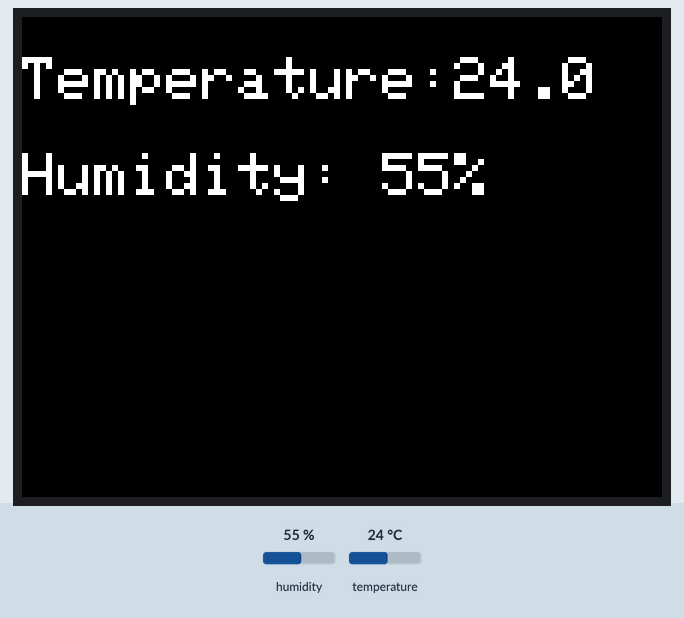
This sketch was run on a simulated ESP32. Parts: 320×240 colour display. The inputs (shaded band) are chosen by the test bench; at power-on: humidity 55 %, temperature 24 °C.

Above: at 1.4 s.
1.5 s: humidity set to 22 %
At 6.5 s:
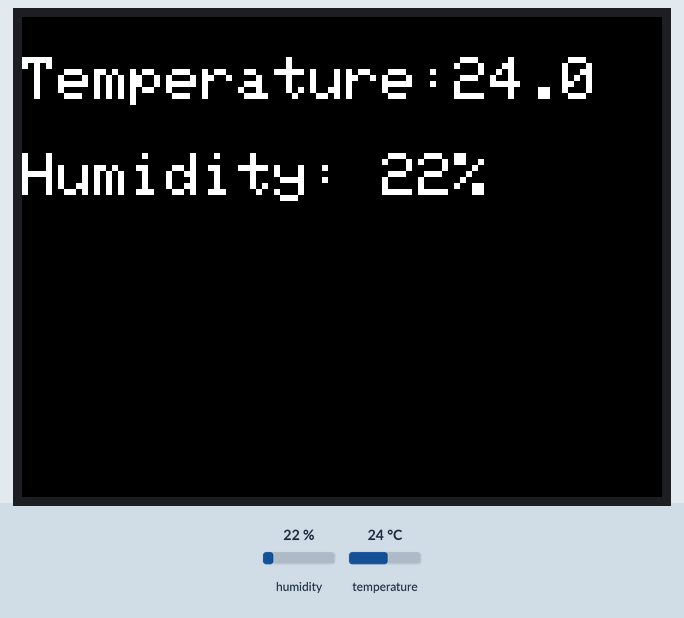
6.8 s: temperature set to 12 °C
At 11.5 s:
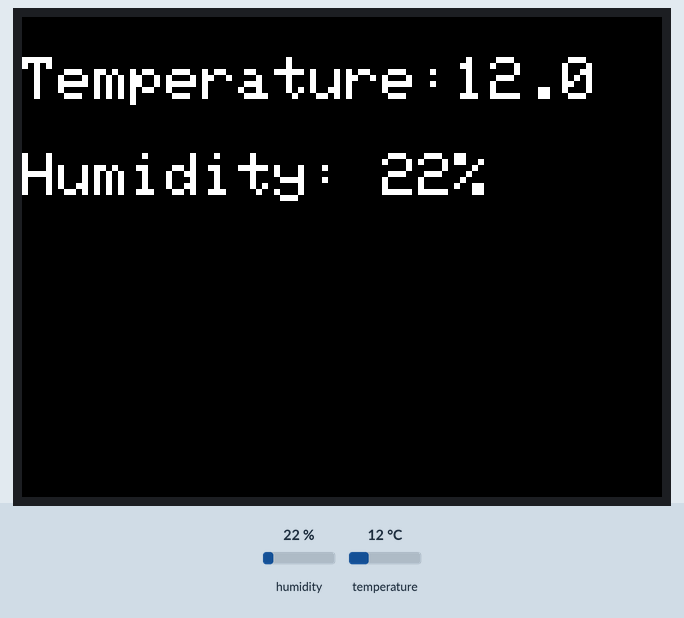
11.8 s: humidity set to 40 %
At 16.5 s:
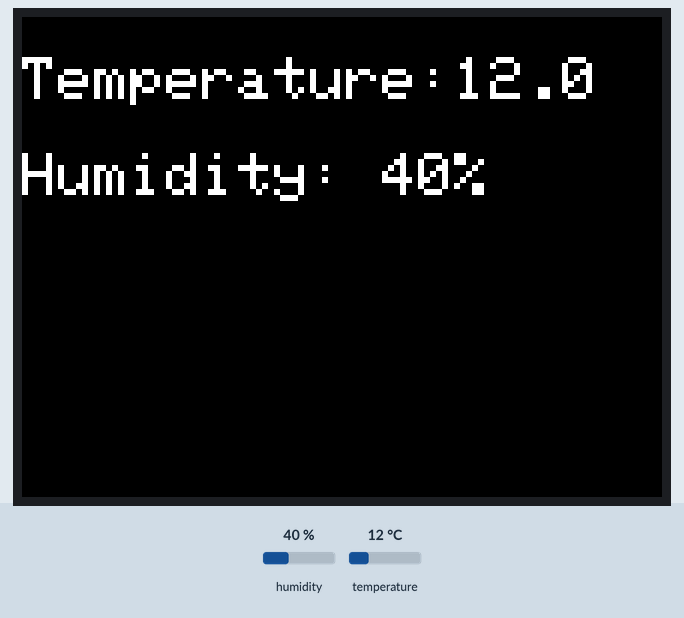
16.8 s: temperature set to 19 °C
Timing chart, 0 to 19.8 s (numbered marks = the images above; inputs shaded):
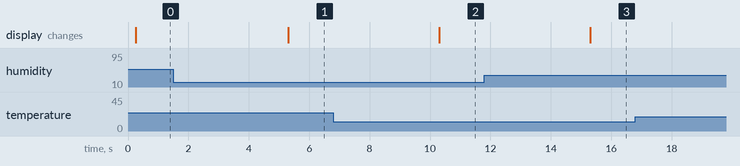

The sketch:

step01.ino
```cpp
#include <M5Stack.h>

//DHT12 Sensor
#include <DHT12.h>

// Ticker
#include <Ticker.h>

DHT12 dht12;
Ticker tickerMeasure;


void setup() {

  // Initialize the M5Stack object
  M5.begin();
  M5.Lcd.setTextSize(1);
  M5.Lcd.setTextColor(TFT_WHITE, TFT_BLACK);
  M5.Lcd.fillScreen(TFT_BLACK);

  // setup dht12
  dht12.begin();
  displaySensorData();
  tickerMeasure.attach_ms(5000, displaySensorData);

}

void loop() {

}

void displaySensorData(){
  float temp = dht12.readTemperature();
  float humid = dht12.readHumidity();

  M5.Lcd.setTextSize(3);
  M5.Lcd.setCursor(0, 20);
  M5.Lcd.printf("Temperature:%2.1f  \r\nHumidity: %2.0f%%", temp, humid);
}
```

Measured:
- after the input at 1.5 s, the display: changes after 3.8 s (image 1)
- after the input at 6.8 s, the display: changes after 3.5 s (image 2)
- after the input at 11.8 s, the display: changes after 3.5 s (image 3)
